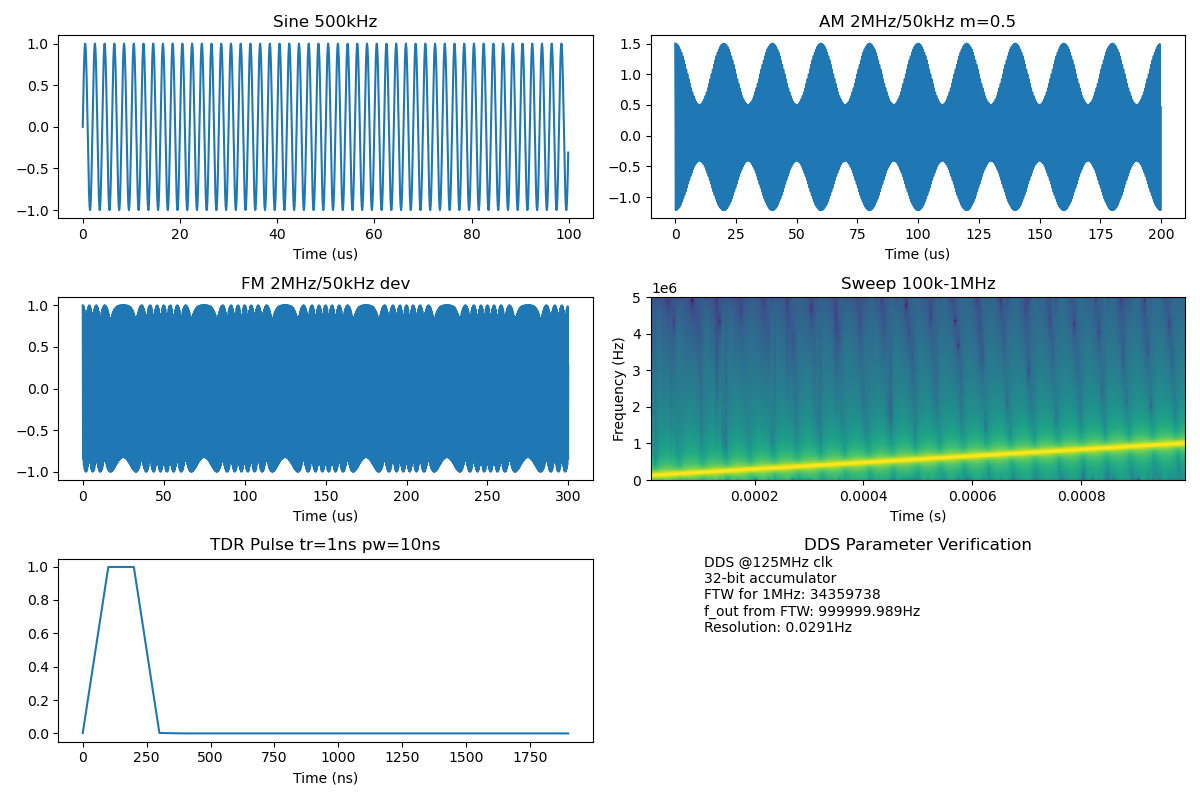

Generate this figure with Python:
"""Example: DDS signal generation (2022-F, 2024-C, 2025-G)."""

import numpy as np
import matplotlib.pyplot as plt
import sys, os
sys.path.insert(0, os.path.join(os.path.dirname(__file__), '..', '..'))

from signal_toolkit import dds_synthesis as dds

fs = 10_000_000
fig, axes = plt.subplots(3, 2, figsize=(12, 8))

t, sine = dds.generate_sine(fs, 500_000, duration=0.0001)
axes[0, 0].plot(t * 1e6, sine)
axes[0, 0].set_title("Sine 500kHz")
axes[0, 0].set_xlabel("Time (us)")

t, am = dds.generate_am(fs, f_carrier=2_000_000, f_mod=50_000, depth=0.5, duration=0.0002)
axes[0, 1].plot(t * 1e6, am)
axes[0, 1].set_title("AM 2MHz/50kHz m=0.5")
axes[0, 1].set_xlabel("Time (us)")

t, fm = dds.generate_fm(fs, f_carrier=2_000_000, f_dev=50_000, mod_freq=10_000, duration=0.0003)
axes[1, 0].plot(t * 1e6, fm)
axes[1, 0].set_title("FM 2MHz/50kHz dev")
axes[1, 0].set_xlabel("Time (us)")

t, sweep = dds.generate_sweep(fs, 100_000, 1_000_000, duration=0.001)
axes[1, 1].specgram(sweep, NFFT=256, Fs=fs, noverlap=200)
axes[1, 1].set_title("Sweep 100k-1MHz")
axes[1, 1].set_xlabel("Time (s)")
axes[1, 1].set_ylabel("Frequency (Hz)")

t, pulse = dds.generate_pulse(fs, duration=0.000002, tr=1e-9, pw=10e-9)
axes[2, 0].plot(t * 1e9, pulse)
axes[2, 0].set_title("TDR Pulse tr=1ns pw=10ns")
axes[2, 0].set_xlabel("Time (ns)")

dds_obj = dds.DDS(f_clk=125e6, phase_bits=32)
ftw = dds_obj.frequency_to_ftw(1_000_000)
f_out = dds_obj.ftw_to_frequency(ftw)
axes[2, 1].text(0.1, 0.6, f"DDS @125MHz clk\n32-bit accumulator\nFTW for 1MHz: {ftw}\nf_out from FTW: {f_out:.3f}Hz\nResolution: {dds_obj.frequency_resolution:.4f}Hz",
                fontsize=10, transform=axes[2, 1].transAxes)
axes[2, 1].axis('off')
axes[2, 1].set_title("DDS Parameter Verification")

plt.tight_layout()
plt.savefig(os.path.join(os.path.dirname(__file__), 'example_dds.png'), dpi=100)
print("Saved example_dds.png")
